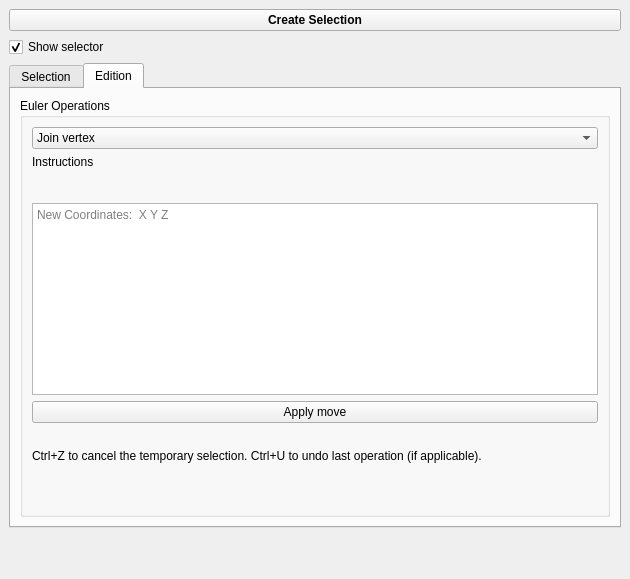
<?xml version="1.0" encoding="UTF-8"?>
<ui version="4.0">
 <class>Selection</class>
 <widget class="QDockWidget" name="Selection">
  <property name="geometry">
   <rect>
    <x>0</x>
    <y>0</y>
    <width>630</width>
    <height>579</height>
   </rect>
  </property>
  <property name="windowTitle">
   <string>Selection</string>
  </property>
  <widget class="QWidget" name="dockWidgetContents">
   <layout class="QVBoxLayout" name="verticalLayout_6">
    <item>
     <layout class="QHBoxLayout" name="horizontalLayout_4">
      <item>
       <widget class="QPushButton" name="Create_selection_item_button">
        <property name="font">
         <font>
          <bold>true</bold>
         </font>
        </property>
        <property name="text">
         <string>Create Selection</string>
        </property>
       </widget>
      </item>
     </layout>
    </item>
    <item>
     <layout class="QHBoxLayout" name="horizontalLayout_2">
      <item>
       <widget class="QCheckBox" name="hl_checkBox">
        <property name="text">
         <string>Show selector</string>
        </property>
        <property name="checked">
         <bool>true</bool>
        </property>
       </widget>
      </item>
      <item>
       <spacer name="horizontalSpacer">
        <property name="orientation">
         <enum>Qt::Orientation::Horizontal</enum>
        </property>
        <property name="sizeHint" stdset="0">
         <size>
          <width>40</width>
          <height>20</height>
         </size>
        </property>
       </spacer>
      </item>
     </layout>
    </item>
    <item>
     <widget class="QTabWidget" name="selectionOrEuler">
      <property name="currentIndex">
       <number>1</number>
      </property>
      <widget class="QWidget" name="tab_3">
       <attribute name="title">
        <string>Selection</string>
       </attribute>
       <layout class="QVBoxLayout" name="verticalLayout_5">
        <item>
         <layout class="QHBoxLayout" name="horizontalLayout_9" stretch="1,1">
          <item>
           <widget class="QLabel" name="label_2">
            <property name="text">
             <string>Selection Type :</string>
            </property>
           </widget>
          </item>
          <item>
           <widget class="QComboBox" name="Selection_type_combo_box">
            <item>
             <property name="text">
              <string>Vertex</string>
             </property>
            </item>
            <item>
             <property name="text">
              <string>Facet</string>
             </property>
            </item>
            <item>
             <property name="text">
              <string>Edge</string>
             </property>
            </item>
            <item>
             <property name="text">
              <string>Facet Connected Component</string>
             </property>
            </item>
            <item>
             <property name="text">
              <string>Edge Path Between Vertices</string>
             </property>
            </item>
           </widget>
          </item>
         </layout>
        </item>
        <item>
         <layout class="QHBoxLayout" name="horizontalLayout_3">
          <item>
           <widget class="QTabWidget" name="tabWidget">
            <property name="currentIndex">
             <number>0</number>
            </property>
            <widget class="QWidget" name="tab">
             <attribute name="title">
              <string>Simplices</string>
             </attribute>
             <layout class="QVBoxLayout" name="verticalLayout_2">
              <item>
               <layout class="QVBoxLayout" name="verticalLayout_10">
                <item>
                 <layout class="QHBoxLayout" name="horizontalLayout">
                  <item>
                   <widget class="QRadioButton" name="Insertion_radio_button">
                    <property name="text">
                     <string>Insertion</string>
                    </property>
                    <property name="checked">
                     <bool>true</bool>
                    </property>
                   </widget>
                  </item>
                  <item>
                   <widget class="QRadioButton" name="Removal_radio_button">
                    <property name="text">
                     <string>Removal</string>
                    </property>
                   </widget>
                  </item>
                 </layout>
                </item>
                <item>
                 <layout class="QHBoxLayout" name="horizontalLayout_12">
                  <item>
                   <widget class="QCheckBox" name="lassoCheckBox">
                    <property name="text">
                     <string>Lasso</string>
                    </property>
                   </widget>
                  </item>
                 </layout>
                </item>
                <item>
                 <layout class="QHBoxLayout" name="horizontalLayout_14">
                  <item>
                   <widget class="QLabel" name="Brush_label">
                    <property name="text">
                     <string>Brush &amp;size:</string>
                    </property>
                    <property name="buddy">
                     <cstring>Brush_size_spin_box</cstring>
                    </property>
                   </widget>
                  </item>
                  <item>
                   <widget class="QSpinBox" name="Brush_size_spin_box"/>
                  </item>
                 </layout>
                </item>
               </layout>
              </item>
              <item>
               <spacer name="verticalSpacer_5">
                <property name="orientation">
                 <enum>Qt::Orientation::Vertical</enum>
                </property>
                <property name="sizeHint" stdset="0">
                 <size>
                  <width>20</width>
                  <height>40</height>
                 </size>
                </property>
               </spacer>
              </item>
              <item>
               <layout class="QHBoxLayout" name="horizontalLayout_11" stretch="0">
                <item>
                 <layout class="QVBoxLayout" name="verticalLayout_7">
                  <item>
                   <widget class="QPushButton" name="Select_boundaryButton">
                    <property name="text">
                     <string>Select Boundary Edges</string>
                    </property>
                   </widget>
                  </item>
                  <item>
                   <spacer name="verticalSpacer_2">
                    <property name="orientation">
                     <enum>Qt::Orientation::Vertical</enum>
                    </property>
                    <property name="sizeHint" stdset="0">
                     <size>
                      <width>20</width>
                      <height>40</height>
                     </size>
                    </property>
                   </spacer>
                  </item>
                  <item>
                   <layout class="QHBoxLayout" name="horizontalLayout_7">
                    <item>
                     <widget class="QLabel" name="Sharp_edges_label">
                      <property name="text">
                       <string>Sharp edges angle:</string>
                      </property>
                      <property name="alignment">
                       <set>Qt::AlignmentFlag::AlignRight|Qt::AlignmentFlag::AlignTrailing|Qt::AlignmentFlag::AlignVCenter</set>
                      </property>
                     </widget>
                    </item>
                    <item>
                     <widget class="QSpinBox" name="Sharp_angle_spinbox">
                      <property name="sizePolicy">
                       <sizepolicy hsizetype="Minimum" vsizetype="Fixed">
                        <horstretch>0</horstretch>
                        <verstretch>0</verstretch>
                       </sizepolicy>
                      </property>
                      <property name="maximum">
                       <number>180</number>
                      </property>
                      <property name="value">
                       <number>60</number>
                      </property>
                     </widget>
                    </item>
                    <item>
                     <widget class="QPushButton" name="Select_sharp_edges_button">
                      <property name="text">
                       <string>Select</string>
                      </property>
                     </widget>
                    </item>
                   </layout>
                  </item>
                  <item>
                   <widget class="QPushButton" name="Add_to_selection_button">
                    <property name="sizePolicy">
                     <sizepolicy hsizetype="Minimum" vsizetype="Fixed">
                      <horstretch>0</horstretch>
                      <verstretch>0</verstretch>
                     </sizepolicy>
                    </property>
                    <property name="text">
                     <string>Add Path to Selection</string>
                    </property>
                   </widget>
                  </item>
                  <item>
                   <widget class="QPushButton" name="Select_all_NTButton">
                    <property name="text">
                     <string>Select All Non Triangle Facets</string>
                    </property>
                   </widget>
                  </item>
                 </layout>
                </item>
               </layout>
              </item>
              <item>
               <spacer name="verticalSpacer_4">
                <property name="orientation">
                 <enum>Qt::Orientation::Vertical</enum>
                </property>
                <property name="sizeHint" stdset="0">
                 <size>
                  <width>20</width>
                  <height>40</height>
                 </size>
                </property>
               </spacer>
              </item>
             </layout>
            </widget>
            <widget class="QWidget" name="tab_2">
             <attribute name="title">
              <string>Components</string>
             </attribute>
             <layout class="QVBoxLayout" name="verticalLayout_3">
              <item>
               <spacer name="verticalSpacer_7">
                <property name="orientation">
                 <enum>Qt::Orientation::Vertical</enum>
                </property>
                <property name="sizeHint" stdset="0">
                 <size>
                  <width>20</width>
                  <height>40</height>
                 </size>
                </property>
               </spacer>
              </item>
              <item>
               <layout class="QVBoxLayout" name="verticalLayout_11">
                <item>
                 <layout class="QHBoxLayout" name="horizontalLayout_5">
                  <item>
                   <widget class="QLabel" name="label_3">
                    <property name="sizePolicy">
                     <sizepolicy hsizetype="Minimum" vsizetype="Minimum">
                      <horstretch>0</horstretch>
                      <verstretch>0</verstretch>
                     </sizepolicy>
                    </property>
                    <property name="text">
                     <string>Threshold:</string>
                    </property>
                    <property name="buddy">
                     <cstring>Threshold_size_spin_box</cstring>
                    </property>
                   </widget>
                  </item>
                  <item>
                   <widget class="QSpinBox" name="Threshold_size_spin_box">
                    <property name="sizePolicy">
                     <sizepolicy hsizetype="Minimum" vsizetype="Minimum">
                      <horstretch>0</horstretch>
                      <verstretch>0</verstretch>
                     </sizepolicy>
                    </property>
                    <property name="maximum">
                     <number>999999999</number>
                    </property>
                    <property name="value">
                     <number>8</number>
                    </property>
                   </widget>
                  </item>
                 </layout>
                </item>
                <item>
                 <widget class="QPushButton" name="Get_minimum_button">
                  <property name="sizePolicy">
                   <sizepolicy hsizetype="Minimum" vsizetype="Minimum">
                    <horstretch>0</horstretch>
                    <verstretch>0</verstretch>
                   </sizepolicy>
                  </property>
                  <property name="text">
                   <string>Set Threshold to Simplex Count of Smallest CC</string>
                  </property>
                 </widget>
                </item>
                <item>
                 <widget class="QPushButton" name="Select_isolated_components_button">
                  <property name="text">
                   <string>Select CCs With Simplex Count Below Threshold</string>
                  </property>
                 </widget>
                </item>
               </layout>
              </item>
              <item>
               <spacer name="verticalSpacer_6">
                <property name="orientation">
                 <enum>Qt::Orientation::Vertical</enum>
                </property>
                <property name="sizeHint" stdset="0">
                 <size>
                  <width>20</width>
                  <height>40</height>
                 </size>
                </property>
               </spacer>
              </item>
             </layout>
            </widget>
           </widget>
          </item>
          <item>
           <layout class="QVBoxLayout" name="verticalLayout">
            <item>
             <spacer name="verticalSpacer_10">
              <property name="orientation">
               <enum>Qt::Orientation::Vertical</enum>
              </property>
              <property name="sizeHint" stdset="0">
               <size>
                <width>20</width>
                <height>40</height>
               </size>
              </property>
             </spacer>
            </item>
            <item>
             <layout class="QHBoxLayout" name="horizontalLayout_6">
              <item>
               <widget class="QPushButton" name="Expand_reduce_button">
                <property name="sizePolicy">
                 <sizepolicy hsizetype="Minimum" vsizetype="Minimum">
                  <horstretch>0</horstretch>
                  <verstretch>0</verstretch>
                 </sizepolicy>
                </property>
                <property name="text">
                 <string>Expand/Reduce</string>
                </property>
               </widget>
              </item>
              <item>
               <widget class="QSpinBox" name="Expand_reduce_spin_box">
                <property name="sizePolicy">
                 <sizepolicy hsizetype="Minimum" vsizetype="Minimum">
                  <horstretch>0</horstretch>
                  <verstretch>0</verstretch>
                 </sizepolicy>
                </property>
                <property name="minimum">
                 <number>-50</number>
                </property>
                <property name="maximum">
                 <number>50</number>
                </property>
               </widget>
              </item>
             </layout>
            </item>
            <item>
             <widget class="QPushButton" name="Regularize_button">
              <property name="text">
               <string>Regularize</string>
              </property>
             </widget>
            </item>
            <item>
             <widget class="QPushButton" name="Select_all_button">
              <property name="toolTip">
               <string extracomment="Select all simplices of Selection Type"/>
              </property>
              <property name="text">
               <string>Select &amp;All Current Type</string>
              </property>
             </widget>
            </item>
            <item>
             <widget class="QPushButton" name="Inverse_selection_button">
              <property name="toolTip">
               <string extracomment="Invert selection for Selection Type"/>
              </property>
              <property name="text">
               <string>Invert Selection</string>
              </property>
             </widget>
            </item>
            <item>
             <widget class="QPushButton" name="Clear_button">
              <property name="toolTip">
               <string extracomment="Clear selection for Selection Type"/>
              </property>
              <property name="text">
               <string>&amp;Clear Current Type</string>
              </property>
             </widget>
            </item>
            <item>
             <widget class="QPushButton" name="Clear_all_button">
              <property name="toolTip">
               <string extracomment="Clear selection for All Types"/>
              </property>
              <property name="text">
               <string>Clear All</string>
              </property>
             </widget>
            </item>
            <item>
             <spacer name="verticalSpacer_8">
              <property name="orientation">
               <enum>Qt::Orientation::Vertical</enum>
              </property>
              <property name="sizeHint" stdset="0">
               <size>
                <width>20</width>
                <height>40</height>
               </size>
              </property>
             </spacer>
            </item>
           </layout>
          </item>
         </layout>
        </item>
        <item>
         <layout class="QHBoxLayout" name="horizontalLayout_13" stretch="1,0">
          <item>
           <widget class="QComboBox" name="operationsBox">
            <item>
             <property name="text">
              <string>Create Point Set from Selected Vertices</string>
             </property>
            </item>
            <item>
             <property name="text">
              <string>Create Polyline from Selected Edges</string>
             </property>
            </item>
            <item>
             <property name="text">
              <string>Create Facegraph from Selected Facets</string>
             </property>
            </item>
            <item>
             <property name="text">
              <string>Erase Selected Facets</string>
             </property>
            </item>
            <item>
             <property name="text">
              <string>Keep Connected Components of Selected Facets</string>
             </property>
            </item>
            <item>
             <property name="text">
              <string>Expand Face Selection to Stay Manifold After Removal</string>
             </property>
            </item>
            <item>
             <property name="text">
              <string>Convert from Edge Selection to Facets Selection</string>
             </property>
            </item>
            <item>
             <property name="text">
              <string>Convert from Edge Selection to Point Selection</string>
             </property>
            </item>
            <item>
             <property name="text">
              <string>Convert from Facet Selection to Boundary Edge Selection</string>
             </property>
            </item>
            <item>
             <property name="text">
              <string>Convert from Facet Selection to Point Selection</string>
             </property>
            </item>
           </widget>
          </item>
          <item>
           <widget class="QPushButton" name="validateButton">
            <property name="text">
             <string>Validate</string>
            </property>
           </widget>
          </item>
         </layout>
        </item>
       </layout>
      </widget>
      <widget class="QWidget" name="tab_5">
       <attribute name="title">
        <string>Edition</string>
       </attribute>
       <layout class="QVBoxLayout" name="verticalLayout_4">
        <item>
         <widget class="QGroupBox" name="edition_groupBox">
          <property name="title">
           <string>Euler Operations</string>
          </property>
          <layout class="QVBoxLayout" name="verticalLayout_8">
           <item>
            <layout class="QVBoxLayout" name="verticalLayout_9" stretch="0,1,0,0,0">
             <item>
              <widget class="QComboBox" name="editionBox">
               <item>
                <property name="text">
                 <string>Join vertex</string>
                </property>
               </item>
               <item>
                <property name="text">
                 <string>Split vertex</string>
                </property>
               </item>
               <item>
                <property name="text">
                 <string>Split edge</string>
                </property>
               </item>
               <item>
                <property name="text">
                 <string>Join face</string>
                </property>
               </item>
               <item>
                <property name="text">
                 <string>Split face</string>
                </property>
               </item>
               <item>
                <property name="text">
                 <string>Collapse edge</string>
                </property>
               </item>
               <item>
                <property name="text">
                 <string>Flip edge</string>
                </property>
               </item>
               <item>
                <property name="text">
                 <string>Add center vertex</string>
                </property>
               </item>
               <item>
                <property name="text">
                 <string>Remove center vertex</string>
                </property>
               </item>
               <item>
                <property name="text">
                 <string>Remove degree 2 vertex</string>
                </property>
               </item>
               <item>
                <property name="text">
                 <string>Add vertex and face to border (Advanced)</string>
                </property>
               </item>
               <item>
                <property name="text">
                 <string>Add face to border (Advanced)</string>
                </property>
               </item>
               <item>
                <property name="text">
                 <string>Move point</string>
                </property>
               </item>
              </widget>
             </item>
             <item>
              <widget class="QLabel" name="instructionsLabel">
               <property name="text">
                <string>Instructions

</string>
               </property>
              </widget>
             </item>
             <item>
              <widget class="QTextEdit" name="movePointCoordinates_textEdit">
               <property name="enabled">
                <bool>true</bool>
               </property>
               <property name="sizePolicy">
                <sizepolicy hsizetype="MinimumExpanding" vsizetype="MinimumExpanding">
                 <horstretch>0</horstretch>
                 <verstretch>0</verstretch>
                </sizepolicy>
               </property>
               <property name="placeholderText">
                <string>New Coordinates:  X Y Z</string>
               </property>
              </widget>
             </item>
             <item>
              <widget class="QPushButton" name="movePoint_pushButton">
               <property name="text">
                <string>Apply move</string>
               </property>
              </widget>
             </item>
             <item>
              <widget class="QLabel" name="docImage_Label">
               <property name="text">
                <string/>
               </property>
              </widget>
             </item>
            </layout>
           </item>
           <item>
            <widget class="QLabel" name="label_4">
             <property name="text">
              <string>Ctrl+Z to cancel the temporary selection. Ctrl+U to undo last operation (if applicable).</string>
             </property>
            </widget>
           </item>
           <item>
            <spacer name="verticalSpacer_9">
             <property name="orientation">
              <enum>Qt::Orientation::Vertical</enum>
             </property>
             <property name="sizeHint" stdset="0">
              <size>
               <width>20</width>
               <height>40</height>
              </size>
             </property>
            </spacer>
           </item>
          </layout>
         </widget>
        </item>
       </layout>
      </widget>
     </widget>
    </item>
    <item>
     <spacer name="verticalSpacer">
      <property name="orientation">
       <enum>Qt::Orientation::Vertical</enum>
      </property>
      <property name="sizeHint" stdset="0">
       <size>
        <width>20</width>
        <height>40</height>
       </size>
      </property>
     </spacer>
    </item>
   </layout>
  </widget>
 </widget>
 <resources/>
 <connections/>
</ui>
